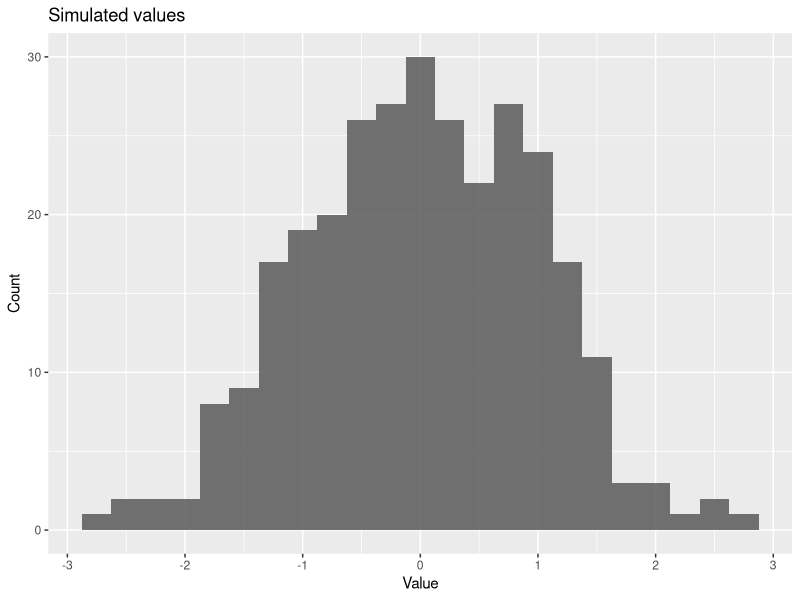
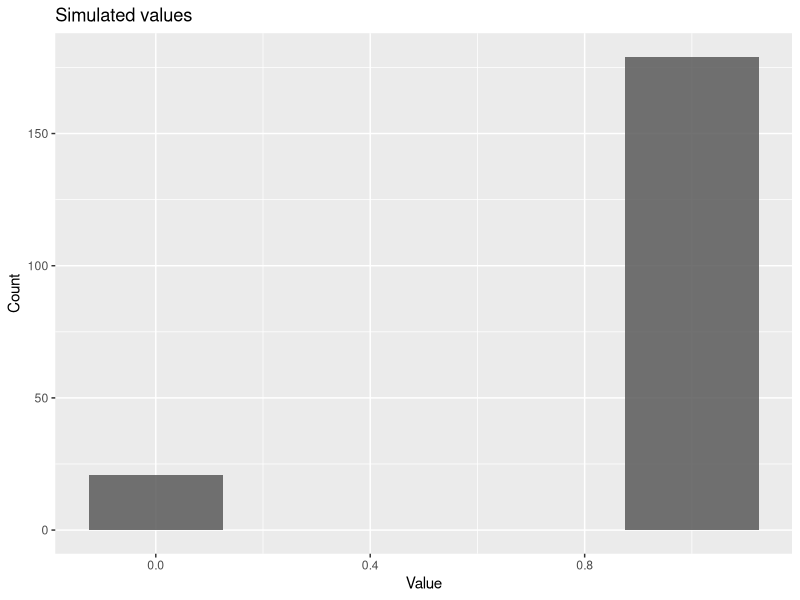
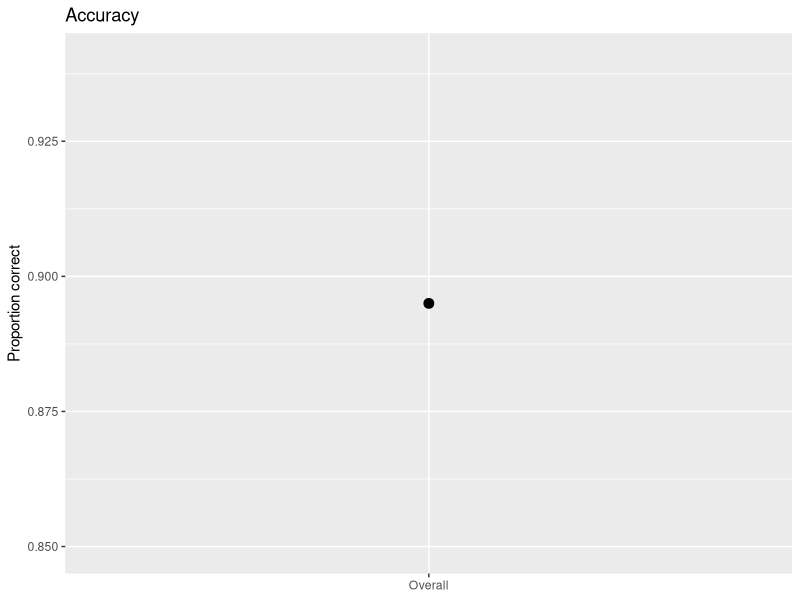
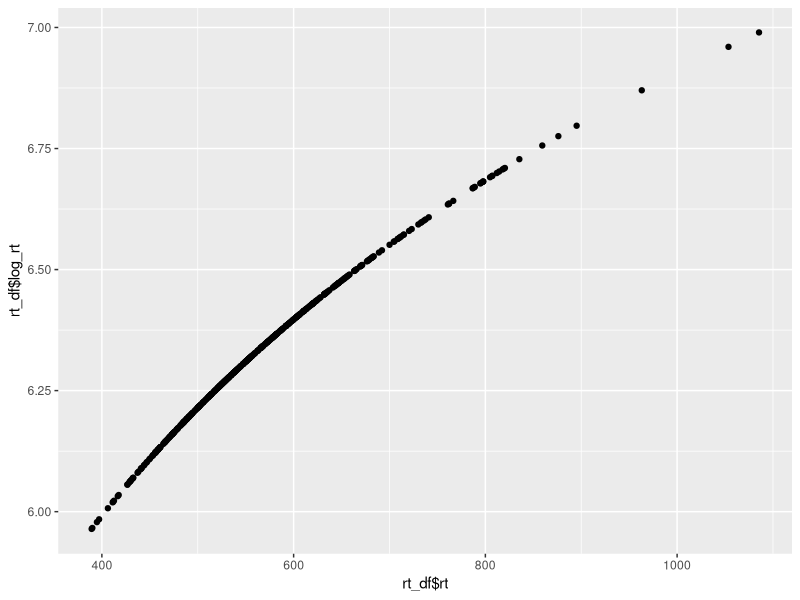
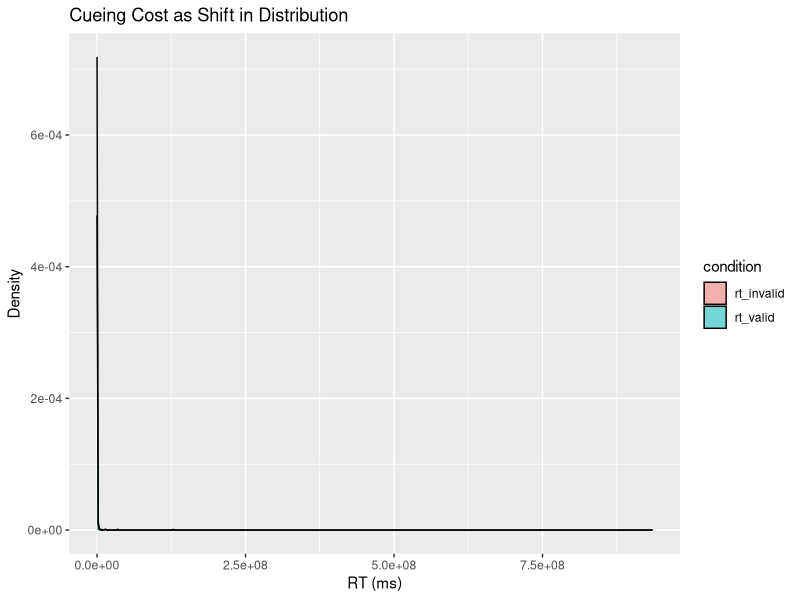
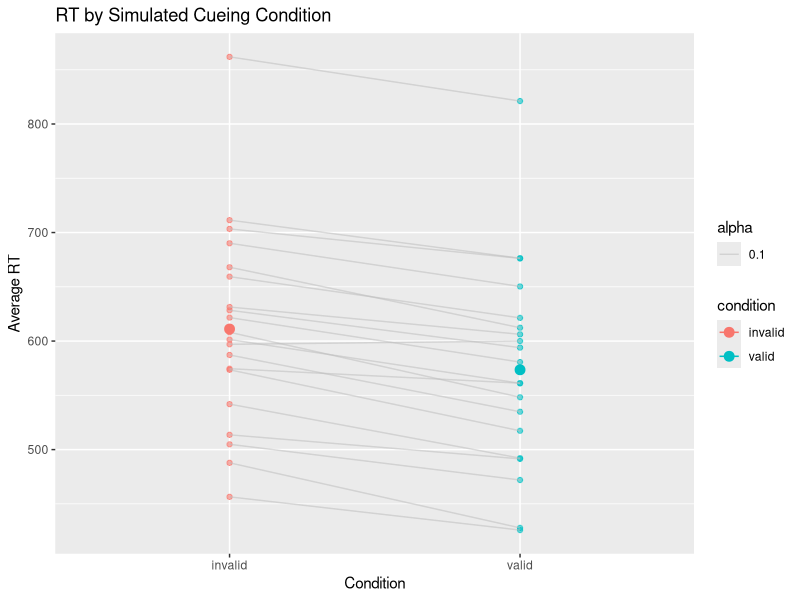

The R script that drew these images, in order:
## ---- chunk 1
#| label: setup
library(tidyverse)
set.seed(2025)

## ---- chunk 2

# you can play around with these
n <- 300 # number of datapoints
mu <- 0 # mean of the distribution
sd_norm <- 1 # sd of the distribution

# rnorm is your simulation function here
# take a look at how it's used by typing ``? rnorm``
## note that this function is taking the inputs you specified above -- it doesn't matter what these are called
norm_df <- tibble(sim_values = rnorm(n, mu, sd_norm))

# so you know, this code would do the same thing
# norm_df <- tibble(sim_values = rnorm(300, 0, 1))

# okay, check out the top of this dataframe
head(norm_df)
## ---- chunk 3
norm_df_summary<- norm_df |> 
  summarise(mean = mean(sim_values), sd = sd(sim_values), n = n())

print(norm_df_summary)

# What happens if you increase the "n"? How do these summaries change?
## ---- chunk 4
ggplot(norm_df, aes(x=sim_values)) +
  geom_histogram(binwidth = 0.25, alpha = 0.85) +
  labs(title = "Simulated values", x = "Value", y = "Count")
## ---- chunk 5
#| label: binom-bernoulli
# TODO: create a simulated dataframe using rbinom (remember, you can look at the help for the function)
acc_df <- tibble(acc = rbinom(200, size = 1, prob = 0.92))

# TODO: summarise and count
acc_df_summary <- acc_df |>
  summarise(prop_correct = mean(acc), n = n())
## ---- chunk 6
## TO DO: Make a histogram of these values
ggplot(acc_df, aes(x=acc)) +
  geom_histogram(binwidth = 0.25, alpha = 0.85) +
  labs(title = "Simulated values", x = "Value", y = "Count")
## ---- chunk 7
# TODO: plot overall proportion 
# Hint:  use `stat_summary(fun = mean)` for the mean

# TO DO: Plot some measure of variability (SD or 95% CI)
# Hint: stat_summary(fun.data = mean_cl_normal, geom = "errorbar", width = 0.1) +
# You have to give stat_summary an x-value, but since there isn't really one here you can just give it a label (e.g., "overall")

ggplot(acc_df, aes(x='Overall', y = acc)) +
  stat_summary(fun = mean, geom = "point", size = 3) +
  stat_summary(fun.data = mean_cl_normal, geom = "errorbar", width = 0.1) +
  labs(x = NULL, y = "Proportion correct", title = "Accuracy")
## ---- chunk 8
#| label: binom-conditions-blocks
# TODO: simulate
acc2 <- tibble(
  condition = rep(c("easy","hard"), each = 100),
  block = rep(rep(1:4, each = 25), times = 2),
  acc = c(rbinom(100, 1, 0.97), rbinom(100, 1, 0.87))
)

# Check per-block counts
acc2 |>
  add_count(block, name = "n_block") |>
  distinct(block, n_block)

# Summaries by condition × block
acc_by_cb <- acc2 |>
  group_by(condition, block) |>
  summarise(prop_correct = mean(acc), trials = n(), .groups = "drop")

# Pivot wider
acc_wide <- acc_by_cb |>
  pivot_wider(names_from = condition, values_from = prop_correct)

# View
acc_by_cb
acc_wide
## ---- chunk 9
# Helper: shifted lognormal RTs (t0 + LogNormal(meanlog, sdlog))
r_shifted_lognorm <- function(n, t0, meanlog, sdlog) {
  t0 + rlnorm(n, meanlog = meanlog, sdlog = sdlog)
}
## ---- chunk 10
#| label: lognormal-single
# Here's the basic way you could simulate RTs and their logged RTs
rt_df <- tibble(
  rt = r_shifted_lognorm(500, t0 = 300, meanlog = log(250), sdlog = .35)
) |>
  mutate(log_rt = log(rt))
## ---- chunk 11
# TODO: P
qplot(rt_df$rt, rt_df$log_rt)
## ---- chunk 12
# TODO: summaries
rt_df_summary <- rt_df |>
  summarise(mean_rt = mean(rt), median_rt = median(rt), max_rt = max(rt), sd_rt = sd(rt))

head(rt_df_summary)
## ---- chunk 13
rt_df_valid_invalid <- tibble(
  rt_valid = r_shifted_lognorm(500, t0 = 300, meanlog = log(250), sdlog = log(50)), 
  rt_invalid = r_shifted_lognorm(500, t0 = 300, meanlog = log(290), sdlog = log(50))
) 
## ---- chunk 14
rt_df_valid_invalid_longer <- rt_df_valid_invalid |>
  pivot_longer(cols=c('rt_valid','rt_invalid'), values_to='rt', names_to='condition')
## ---- chunk 15

# TODO: group_by() condition and summarise mean_rt, sd_rt
valid_invalid_summary <- rt_df_valid_invalid_longer |>
  group_by(condition) |>
  summarise(mean_rt = mean(rt), sd_rt = sd(rt), n = n())

head(valid_invalid_summary)
## ---- chunk 16
## Use ggplot to make density plot of simulated data
ggplot(rt_df_valid_invalid_longer, aes(x=rt, fill = condition)) +
  geom_density(alpha = 0.5) +
  labs(title = "Cueing Cost as Shift in Distribution", x = "RT (ms)", y = "Density")
## ---- chunk 17
# parameters for two conditions
t0_valid      <- 300
meanlog_valid <- log(250)
sdlog_valid   <- 0.35

t0_invalid      <- 320
meanlog_invalid <- log(260)
sdlog_invalid   <- 0.37

# start with an empty tibble
df_experiment <- tibble()


num_trials = 100
rt_upper_cutoff = 5000 # very slow rt
rt_lower_cutoff = 200 # very fast rt

# loop over participants (1–20)
for (i in 1:20) {
  print(i)
  # random baseline shift for this participant 
  baseline_shift <- rnorm(1, mean = 0, sd = 80)
  
  # simulate 200 trials (100 valid + 100 invalid)
  sim_subj <- tibble(
    participant  = i,
    condition = rep(c("valid", "invalid"), each = num_trials),
    trial     = rep(1:num_trials, times = 2),
    rt        = c(
      t0_valid   + baseline_shift + rlnorm(num_trials, meanlog = meanlog_valid, sdlog = sdlog_valid),
      t0_invalid + baseline_shift + rlnorm(num_trials, meanlog = meanlog_invalid, sdlog = sdlog_invalid)
    )
  ) |>
    filter(rt >= rt_lower_cutoff, rt <= rt_upper_cutoff) |>  # trim extremes
    mutate(log_rt = log(rt)) # take th elog
  
  # append to growing data frame
  df_experiment <- bind_rows(df_experiment, sim_subj)
}

## ---- chunk 18
df_experiment_summary <- df_experiment %>%
  group_by(participant, condition) %>%
  summarize(mean_rt = mean(rt))
## ---- chunk 19
# Plot average RTs and 95 CIs over individual subjects
ggplot(df_experiment_summary, aes(x=condition, y=mean_rt, color=condition, fill=condition)) +
  geom_point(alpha=.6) + # plot individual subject means
  geom_line(aes(group=participant, alpha=.1), color='grey') + # connect data from each partiicpant
  stat_summary(fun = mean, geom = "point", size = 3) + # plot overall mean
  stat_summary(fun.data = mean_cl_normal, geom = "errorbar", width = 0.1) + # plot CIs over people
  labs(x = "Condition", y = "Average RT", title = "RT by Simulated Cueing Condition") 
